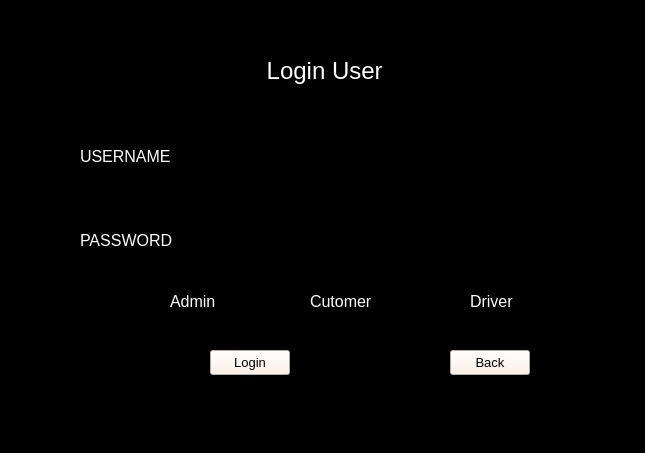
<?xml version="1.0" encoding="UTF-8"?>
<ui version="4.0">
 <class>Login</class>
 <widget class="QWidget" name="Login">
  <property name="geometry">
   <rect>
    <x>0</x>
    <y>0</y>
    <width>645</width>
    <height>453</height>
   </rect>
  </property>
  <property name="font">
   <font>
    <pointsize>12</pointsize>
   </font>
  </property>
  <property name="windowTitle">
   <string>Login</string>
  </property>
  <property name="styleSheet">
   <string notr="true">background-color: rgb(0, 0, 0);
color: rgb(255, 255, 255);</string>
  </property>
  <widget class="QLabel" name="label">
   <property name="geometry">
    <rect>
     <x>260</x>
     <y>50</y>
     <width>191</width>
     <height>41</height>
    </rect>
   </property>
   <property name="font">
    <font>
     <pointsize>18</pointsize>
    </font>
   </property>
   <property name="text">
    <string> Login User</string>
   </property>
  </widget>
  <widget class="QTextEdit" name="txt_User">
   <property name="geometry">
    <rect>
     <x>200</x>
     <y>140</y>
     <width>381</width>
     <height>41</height>
    </rect>
   </property>
   <property name="font">
    <font>
     <pointsize>12</pointsize>
    </font>
   </property>
   <property name="styleSheet">
    <string notr="true">color: rgb(255, 255, 255);</string>
   </property>
  </widget>
  <widget class="QTextEdit" name="txt_Password">
   <property name="geometry">
    <rect>
     <x>200</x>
     <y>220</y>
     <width>381</width>
     <height>41</height>
    </rect>
   </property>
   <property name="font">
    <font>
     <pointsize>12</pointsize>
    </font>
   </property>
   <property name="styleSheet">
    <string notr="true">color: rgb(255, 255, 255);</string>
   </property>
  </widget>
  <widget class="QLabel" name="label_2">
   <property name="geometry">
    <rect>
     <x>80</x>
     <y>146</y>
     <width>101</width>
     <height>20</height>
    </rect>
   </property>
   <property name="font">
    <font>
     <family>MS UI Gothic</family>
     <pointsize>12</pointsize>
    </font>
   </property>
   <property name="text">
    <string>USERNAME</string>
   </property>
  </widget>
  <widget class="QLabel" name="label_3">
   <property name="geometry">
    <rect>
     <x>80</x>
     <y>230</y>
     <width>111</width>
     <height>20</height>
    </rect>
   </property>
   <property name="font">
    <font>
     <family>MS UI Gothic</family>
     <pointsize>12</pointsize>
    </font>
   </property>
   <property name="text">
    <string>PASSWORD</string>
   </property>
  </widget>
  <widget class="QRadioButton" name="rAdmin">
   <property name="geometry">
    <rect>
     <x>150</x>
     <y>290</y>
     <width>97</width>
     <height>22</height>
    </rect>
   </property>
   <property name="text">
    <string>Admin</string>
   </property>
  </widget>
  <widget class="QRadioButton" name="rCustomer">
   <property name="geometry">
    <rect>
     <x>290</x>
     <y>290</y>
     <width>97</width>
     <height>22</height>
    </rect>
   </property>
   <property name="text">
    <string>Cutomer</string>
   </property>
  </widget>
  <widget class="QRadioButton" name="rDriver">
   <property name="geometry">
    <rect>
     <x>450</x>
     <y>290</y>
     <width>97</width>
     <height>22</height>
    </rect>
   </property>
   <property name="text">
    <string>Driver</string>
   </property>
  </widget>
  <widget class="QPushButton" name="btnlogin_window">
   <property name="geometry">
    <rect>
     <x>210</x>
     <y>350</y>
     <width>80</width>
     <height>25</height>
    </rect>
   </property>
   <property name="font">
    <font>
     <pointsize>10</pointsize>
    </font>
   </property>
   <property name="styleSheet">
    <string notr="true">background-color: rgb(255, 239, 226);
color: rgb(0, 0, 0);
border-color: rgb(255, 255, 255);</string>
   </property>
   <property name="text">
    <string>Login</string>
   </property>
  </widget>
  <widget class="QPushButton" name="btn_back">
   <property name="geometry">
    <rect>
     <x>450</x>
     <y>350</y>
     <width>80</width>
     <height>25</height>
    </rect>
   </property>
   <property name="font">
    <font>
     <pointsize>10</pointsize>
    </font>
   </property>
   <property name="styleSheet">
    <string notr="true">background-color: rgb(255, 239, 226);
color: rgb(0, 0, 0);
border-color: rgb(255, 255, 255);</string>
   </property>
   <property name="text">
    <string>Back</string>
   </property>
  </widget>
  <widget class="QLabel" name="Warninglbl">
   <property name="geometry">
    <rect>
     <x>270</x>
     <y>100</y>
     <width>131</width>
     <height>20</height>
    </rect>
   </property>
   <property name="font">
    <font>
     <pointsize>10</pointsize>
    </font>
   </property>
   <property name="styleSheet">
    <string notr="true">background-color: rgb(0, 0, 0);
color: rgb(255, 3, 28);</string>
   </property>
   <property name="text">
    <string/>
   </property>
   <property name="alignment">
    <set>Qt::AlignCenter</set>
   </property>
  </widget>
 </widget>
 <resources/>
 <connections/>
</ui>
